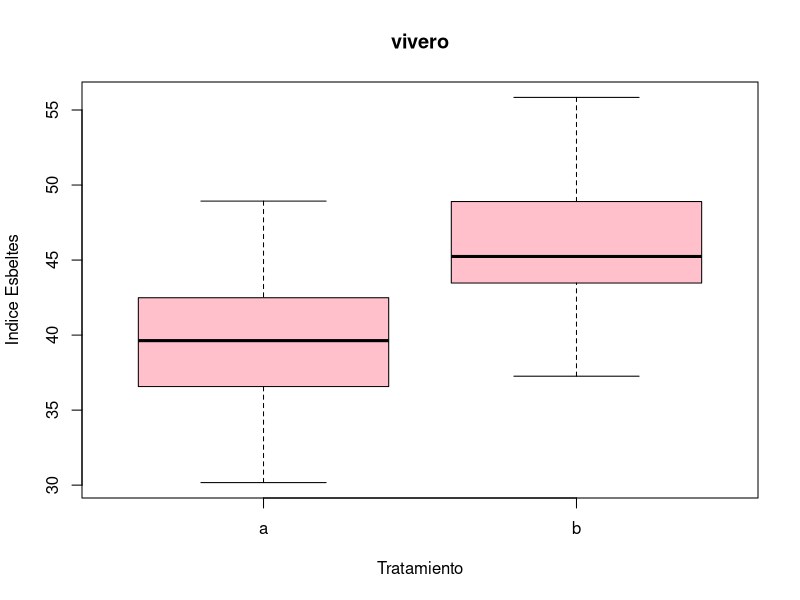

Here is the R script that generated this plot:
# Alejandra Janeth Nuñez Treviño <33
# 21/08/2023
# Matricula: 2070873

# Importar datos ----------------------------------------------------------
# Funcion read.csv (sirve para importar datos csv a R)

setwd("C:/Met_Es/Codigos")
Plantacion <-read.csv("Tab.csv", header = TRUE)

# Descriptivas ------------------------------------------------------------

# Usar la libreria dpylr para seleccionar datos mediante 
# restricciones 


library(dplyr)
a <- Plantacion %>% 
  filter(Tratamiento == "a")

b <- Plantacion %>% 
  filter(Tratamiento == "b")

mean(a$IE)
mean(b$IE)

Descriptivo <- Plantacion %>% 
  group_by(Tratamiento) %>% 
  summarise(
            n = n (),
            media = mean(Altura),
            mediana = median(Altura), 
            sd = sd(Altura), 
            var = var(Altura)
  )
Descriptivo 

# Grafica -----------------------------------------------------------------

boxplot(Plantacion$Altura ~ Plantacion$Tratamiento,
        xlab = "Tratamiento",
        ylab = "Indice Esbeltes",
        main = "vivero",
        col = "pink")


t.test(Plantacion$Altura ~ Plantacion$Tratamiento, var.equal = T)

# Conclusiones ------------------------------------------------------------

#Al comparar las graficas a y b en sus tratamientos note que el segundo tratamiento tenia un desarrollo mas rapido
#Por tanto el segundo tratamiento es mas apto 

